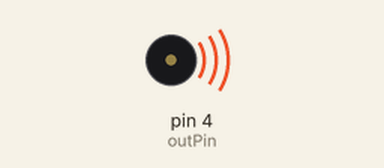
Simulated run of this sketch. Board: Arduino Uno, built with avr-gcc and run on an emulated ATmega328P. Parts: buzzer (waves = sounding).

Above: at 0.93 s.
At 22.7 s:
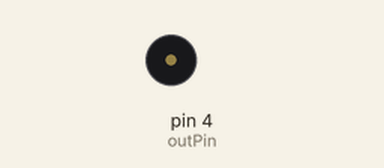
Timing chart, 0 to 23.4 s (numbered marks = the images above):
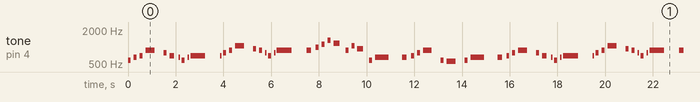

The sketch:

Song_Beautiful_Love.ino
```cpp
/*

*/
int outPin = 4;

int noteLowCsharp = 554;
int noteD = 587;
int noteE = 659;
int noteF = 699;
int noteFsharp = 740;
int noteG = 784;
int noteA = 880;
int noteBflat = 932;
int noteB = 988;
int noteC = 1047;
int noteCsharp = 1109;
int noteHighD = 1175;
int noteHighE = 1319;

float beatsPerMin = 1;

int wholeNote = 1000;
int halfNote = 500;
int quartNote = 250;
int dotHalf = 750;
int dotQuart = 375;
int extraWhole = 1250;
int eightNote = 125;
int fiveBeats = 1250;
int fourAndHalfBeats = 1125;

void setup() {
  // nothing happens in setup
}

void loop() {
  pickup();
  verse();
  firstEnding();
  verse();
  secondEnding();

  noTone(outPin);
  delay(5000);
}

void secondEnding() {


  playNote(noteA, dotHalf);
  playNote(noteD, quartNote);
  playNote(noteF, halfNote);
  playNote(noteE, halfNote);
  playNote(noteD, wholeNote);

}

void firstEnding() {
  playNote(noteA, dotHalf);
  playNote(noteD, quartNote);
  playNote(noteLowCsharp, dotHalf);
  playNote(noteD, quartNote);
  playNote(noteE, fourAndHalfBeats);
  playNote(noteE, dotQuart);
  playNote(noteF, quartNote);
  playNote(noteG, quartNote);
}

void pickup() {
  playNote(noteD, quartNote);
  playNote(noteE, quartNote);
  playNote(noteF, quartNote);
}

void verse() {
  playNote(noteA, dotHalf);
  playNote(noteG, quartNote);
  playNote(noteF, dotQuart);
  playNote(noteE, eightNote);
  playNote(noteD, quartNote);
  playNote(noteE, eightNote);
  playNote(noteF, fiveBeats);
  playNote(noteF, eightNote);
  playNote(noteG, quartNote);
  playNote(noteA, quartNote);
  playNote(noteC, dotHalf);
  playNote(noteBflat, quartNote);
  playNote(noteA, quartNote);
  playNote(noteG, eightNote);
  playNote(noteF, quartNote);
  playNote(noteG, eightNote);
  playNote(noteA, fiveBeats);
  playNote(noteA, dotQuart);
  playNote(noteB, quartNote);
  playNote(noteCsharp, quartNote);
  playNote(noteHighE, quartNote);
  playNote(noteHighD, halfNote);
  playNote(noteA, quartNote);
  playNote(noteC, quartNote);
  playNote(noteBflat, halfNote);
  playNote(noteD, quartNote);
  playNote(noteE, fourAndHalfBeats);
  playNote(noteE, dotQuart);
  playNote(noteF, quartNote);
  playNote(noteG, quartNote);
}

void playNote(int x, int y) {
  tone(outPin, x);
  delay(y/2);
  noTone(outPin);
  delay(y/2);
}
```

Measured:
- by itself, tone on pin 4 (outPin): plays 587 Hz for 0.13 s, 659 Hz for 0.13 s, 699 Hz for 0.13 s, 880 Hz for 0.38 s, 784 Hz for 0.13 s, 699 Hz for 0.19 s … (286 notes in this stretch)
